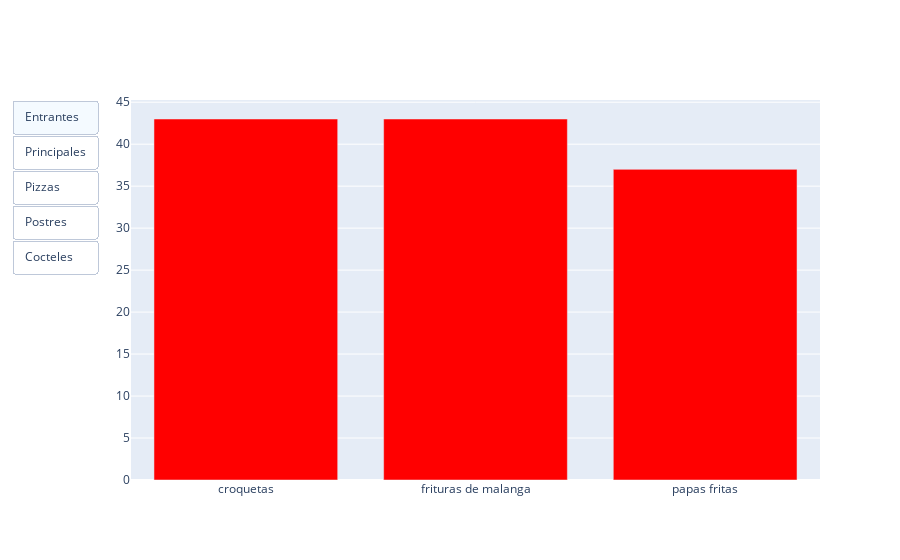

Source (notebook cell):
### Markdown cell above
Ay!!, mijo lo único que te va a pedir tu madre es que por favor no me pongas a preparar moderneses tu sabes que mi cocina es a la antigua y compra sazones naturales que para tí no es novedad el odio que le tengo a cocinar con polvitos de esos.

-Alejandro: Tranquila vieja, aquí se cocina lo que tú digas y sabes que no hay cosa que nos guste más a nosotros que los platillos comunes, aqui no somos de caviar, ni de salmón, hasta el restaurante mas glamuroso de La Habana tiene que tener en su menú una oferta de ropa vieja y unas buenas croquetas.

### Code cell
#Grafico de barras que muestra cuales son los 3 (entrantes,principales,pizzas,postres,cocteles) mas comunes en los menus :)

entrantes_nombres = []
entrantes_comunes = []

for i, row in data.iterrows():
    menus = row["menu"]
    if isinstance(menus, dict) and "starters" in menus:  
        for starter in menus["starters"]:
            nombre = starter.get("item_name")
            if nombre is not None: 
                nombre_igualado =bp.i_nombre(nombre)
                entrantes_nombres.append(nombre_igualado)
counter = Counter(entrantes_nombres)
tres_mas_comunes = counter.most_common(3)
for nombre, frecuencia in tres_mas_comunes:
    entrantes_comunes.append((nombre, frecuencia))
    

principales_nombres = []
principales_comunes = []

for i, row in data.iterrows():
    menus = row["menu"]
    if isinstance(menus, dict) and "mains" in menus:  
        for starter in menus["mains"]:
            nombre = starter.get("item_name")
            if nombre is not None: 
                nombre_igualado = bp.i_nombre(nombre)
                principales_nombres.append(nombre_igualado)
counter = Counter(principales_nombres)
tres_mas_comunes = counter.most_common(3)
for nombre, frecuencia in tres_mas_comunes:
    principales_comunes.append((nombre, frecuencia))

pizza_nombres = []
pizza_comunes = []

for i, row in data.iterrows():
    menus = row["menu"]
    if isinstance(menus, dict) and "pizza" in menus:  
        for starter in menus["pizza"]:
            nombre = starter.get("item_name")
            if nombre is not None: 
                nombre_igualado = bp.i_nombre(nombre)
                pizza_nombres.append(nombre_igualado)
counter = Counter(pizza_nombres)
tres_mas_comunes = counter.most_common(3)
for nombre, frecuencia in tres_mas_comunes:
    pizza_comunes.append((nombre, frecuencia))

postres_nombres = []
postres_comunes = []

for i, row in data.iterrows():
    menus = row["menu"]
    if isinstance(menus, dict) and "desserts" in menus:  
        for starter in menus["desserts"]:
            nombre = starter.get("item_name")
            if nombre is not None: 
                nombre_igualado = bp.i_nombre(nombre)
                postres_nombres.append(nombre_igualado)
counter = Counter(postres_nombres)
tres_mas_comunes = counter.most_common(3)
for nombre, frecuencia in tres_mas_comunes:
    postres_comunes.append((nombre, frecuencia))


cocteles_nombres = []
cocteles_comunes = []
for i, row in data.iterrows():
    menus = row["menu"]
    if isinstance(menus, dict) and "cocktails" in menus:  
        for cocktail in menus["cocktails"]:
            nombre = cocktail.get("item_name")
            if nombre is not None: 
                nombre_igualado = bp.i_nombre(nombre)
                cocteles_nombres.append(nombre_igualado)
counter = Counter(cocteles_nombres)
tres_mas_comunes = counter.most_common(3)
for nombre, frecuencia in tres_mas_comunes:
    cocteles_comunes.append((nombre, frecuencia))

starters = entrantes_comunes
mains = principales_comunes
pizzas = pizza_comunes
desserts = postres_comunes
cocktails = cocteles_comunes

grafico_starters = bp.c_grafico(starters, "Entrantes", "red")
grafico_mains = bp.c_grafico(mains, "Principales", "blue")
grafico_pizzas = bp.c_grafico(pizzas, "Pizzas","green")
grafico_desserts = bp.c_grafico(desserts, "Postres", "orange")
grafico_cocktails = bp.c_grafico(cocktails, "Cocteles", "purple")


fig = go.Figure()


fig.add_traces([grafico_starters, grafico_mains, grafico_pizzas, grafico_desserts, grafico_cocktails])

fig.update_traces(visible=False)
fig.data[0].visible = True  


buttons = [
    dict(label="Entrantes", method="update", args=[{"visible": [True, False, False, False, False]}, {"title": "Entrantes mas comunes"}]),
    dict(label="Principales", method="update", args=[{"visible": [False, True, False, False, False]}, {"title": "Principales mas comunes"}]),
    dict(label="Pizzas", method="update", args=[{"visible": [False, False, True, False, False]}, {"title": "Pizzas mas comunes"}]),
    dict(label="Postres", method="update", args=[{"visible": [False, False, False, True, False]}, {"title": "Postres mas comunes"}]),
    dict(label="Cocteles", method="update", args=[{"visible": [False, False, False, False, True]}, {"title": "Cocteles mas comunes"}]),]
   
fig.update_layout(
    updatemenus=[
        dict(
            type="buttons",
            showactive=True,
            buttons=buttons,
        )
    ]
)

pio.show(fig)

### Figure 1 — Plotly figure (JSON) as saved in the notebook; plotly's stock layout.template omitted (floating-point values rounded to 4 significant figures)
{"data": [{"marker": {"color": "red"}, "name": "Entrantes", "type": "bar", "visible": true, "x": ["croquetas", "frituras de malanga", "papas fritas"], "y": [43, 43, 37]}, {"marker": {"color": "blue"}, "name": "Principales", "type": "bar", "visible": false, "x": ["ropa vieja", "bistec de cerdo", "vaca frita"], "y": [47, 30, 29]}, {"marker": {"color": "green"}, "name": "Pizzas", "type": "bar", "visible": false, "x": ["pizza napolitana", "pizza hawaiana", "pizza de jamon"], "y": [38, 30, 19]}, {"marker": {"color": "orange"}, "name": "Postres", "type": "bar", "visible": false, "x": ["flan", "copa de helado", "copa lolita"], "y": [19, 17, 15]}, {"marker": {"color": "purple"}, "name": "Cocteles", "type": "bar", "visible": false, "x": ["cuba libre", "mojito", "caipiroska"], "y": [69, 65, 61]}], "layout": {"updatemenus": [{"buttons": [{"args": [{"visible": [true, false, false, false, false]}, {"title": "Entrantes mas comunes"}], "label": "Entrantes", "method": "update"}, {"args": [{"visible": [false, true, false, false, false]}, {"title": "Principales mas comunes"}], "label": "Principales", "method": "update"}, {"args": [{"visible": [false, false, true, false, false]}, {"title": "Pizzas mas comunes"}], "label": "Pizzas", "method": "update"}, {"args": [{"visible": [false, false, false, true, false]}, {"title": "Postres mas comunes"}], "label": "Postres", "method": "update"}, {"args": [{"visible": [false, false, false, false, true]}, {"title": "Cocteles mas comunes"}], "label": "Cocteles", "method": "update"}], "showactive": true, "type": "buttons"}]}}
